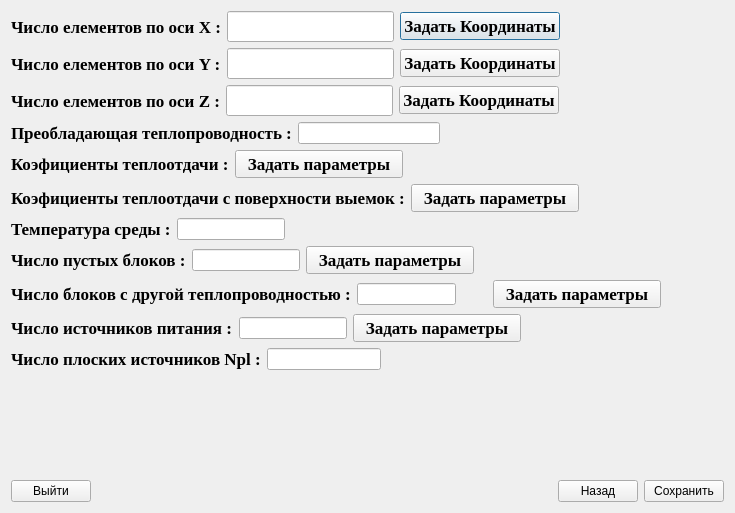
<?xml version="1.0" encoding="UTF-8"?>
<ui version="4.0">
 <class>DataEditDialog</class>
 <widget class="QDialog" name="DataEditDialog">
  <property name="geometry">
   <rect>
    <x>0</x>
    <y>0</y>
    <width>735</width>
    <height>513</height>
   </rect>
  </property>
  <property name="windowTitle">
   <string>Dialog</string>
  </property>
  <layout class="QVBoxLayout" name="verticalLayout_4">
   <item>
    <layout class="QVBoxLayout" name="verticalLayout_3">
     <item>
      <layout class="QVBoxLayout" name="verticalLayout">
       <item>
        <layout class="QHBoxLayout" name="horizontalLayout">
         <item>
          <widget class="QLabel" name="label">
           <property name="font">
            <font>
             <family>Times New Roman</family>
             <pointsize>13</pointsize>
             <weight>75</weight>
             <bold>true</bold>
            </font>
           </property>
           <property name="text">
            <string>Число елементов по оси X :</string>
           </property>
          </widget>
         </item>
         <item>
          <widget class="QLineEdit" name="lineEdit_Count_CoordBy_X">
           <property name="maximumSize">
            <size>
             <width>167</width>
             <height>167</height>
            </size>
           </property>
           <property name="font">
            <font>
             <pointsize>14</pointsize>
            </font>
           </property>
           <property name="maxLength">
            <number>32</number>
           </property>
          </widget>
         </item>
         <item>
          <widget class="QPushButton" name="pushButton_SetCount_CoordBy_X">
           <property name="font">
            <font>
             <family>Times New Roman</family>
             <pointsize>13</pointsize>
             <weight>75</weight>
             <bold>true</bold>
            </font>
           </property>
           <property name="text">
            <string>Задать Координаты</string>
           </property>
          </widget>
         </item>
         <item>
          <spacer name="horizontalSpacer_17">
           <property name="orientation">
            <enum>Qt::Horizontal</enum>
           </property>
           <property name="sizeHint" stdset="0">
            <size>
             <width>40</width>
             <height>20</height>
            </size>
           </property>
          </spacer>
         </item>
         <item>
          <spacer name="horizontalSpacer_2">
           <property name="font">
            <font>
             <pointsize>14</pointsize>
            </font>
           </property>
           <property name="orientation">
            <enum>Qt::Horizontal</enum>
           </property>
           <property name="sizeHint" stdset="0">
            <size>
             <width>40</width>
             <height>20</height>
            </size>
           </property>
          </spacer>
         </item>
        </layout>
       </item>
       <item>
        <layout class="QHBoxLayout" name="horizontalLayout_2">
         <item>
          <widget class="QLabel" name="label_8">
           <property name="font">
            <font>
             <family>Times New Roman</family>
             <pointsize>13</pointsize>
             <weight>75</weight>
             <bold>true</bold>
            </font>
           </property>
           <property name="text">
            <string>Число елементов по оси Y :</string>
           </property>
          </widget>
         </item>
         <item>
          <widget class="QLineEdit" name="lineEdit_Count_CoordBy_Y">
           <property name="maximumSize">
            <size>
             <width>167</width>
             <height>167</height>
            </size>
           </property>
           <property name="font">
            <font>
             <pointsize>14</pointsize>
            </font>
           </property>
          </widget>
         </item>
         <item>
          <widget class="QPushButton" name="pushButton_SetCount_CoordBy_Y">
           <property name="font">
            <font>
             <family>Times New Roman</family>
             <pointsize>13</pointsize>
             <weight>75</weight>
             <bold>true</bold>
            </font>
           </property>
           <property name="text">
            <string>Задать Координаты</string>
           </property>
          </widget>
         </item>
         <item>
          <spacer name="horizontalSpacer_22">
           <property name="orientation">
            <enum>Qt::Horizontal</enum>
           </property>
           <property name="sizeHint" stdset="0">
            <size>
             <width>40</width>
             <height>20</height>
            </size>
           </property>
          </spacer>
         </item>
         <item>
          <spacer name="horizontalSpacer_4">
           <property name="font">
            <font>
             <pointsize>14</pointsize>
            </font>
           </property>
           <property name="orientation">
            <enum>Qt::Horizontal</enum>
           </property>
           <property name="sizeHint" stdset="0">
            <size>
             <width>40</width>
             <height>20</height>
            </size>
           </property>
          </spacer>
         </item>
        </layout>
       </item>
       <item>
        <layout class="QHBoxLayout" name="horizontalLayout_3">
         <item>
          <widget class="QLabel" name="label_9">
           <property name="font">
            <font>
             <family>Times New Roman</family>
             <pointsize>13</pointsize>
             <weight>75</weight>
             <bold>true</bold>
            </font>
           </property>
           <property name="text">
            <string>Число елементов по оси Z :</string>
           </property>
          </widget>
         </item>
         <item>
          <widget class="QLineEdit" name="lineEdit_Count_CoordBy_Z">
           <property name="maximumSize">
            <size>
             <width>167</width>
             <height>167</height>
            </size>
           </property>
           <property name="font">
            <font>
             <pointsize>14</pointsize>
            </font>
           </property>
          </widget>
         </item>
         <item>
          <widget class="QPushButton" name="pushButton_SetCount_CoordBy_Z">
           <property name="font">
            <font>
             <family>Times New Roman</family>
             <pointsize>13</pointsize>
             <weight>75</weight>
             <bold>true</bold>
            </font>
           </property>
           <property name="text">
            <string>Задать Координаты</string>
           </property>
          </widget>
         </item>
         <item>
          <spacer name="horizontalSpacer_23">
           <property name="orientation">
            <enum>Qt::Horizontal</enum>
           </property>
           <property name="sizeHint" stdset="0">
            <size>
             <width>40</width>
             <height>20</height>
            </size>
           </property>
          </spacer>
         </item>
         <item>
          <spacer name="horizontalSpacer_6">
           <property name="font">
            <font>
             <pointsize>14</pointsize>
            </font>
           </property>
           <property name="orientation">
            <enum>Qt::Horizontal</enum>
           </property>
           <property name="sizeHint" stdset="0">
            <size>
             <width>40</width>
             <height>20</height>
            </size>
           </property>
          </spacer>
         </item>
        </layout>
       </item>
      </layout>
     </item>
     <item>
      <layout class="QVBoxLayout" name="verticalLayout_2">
       <item>
        <layout class="QHBoxLayout" name="horizontalLayout_11">
         <item>
          <widget class="QLabel" name="label_4">
           <property name="font">
            <font>
             <family>Times New Roman</family>
             <pointsize>13</pointsize>
             <weight>75</weight>
             <bold>true</bold>
            </font>
           </property>
           <property name="text">
            <string>Преобладающая теплопроводность :</string>
           </property>
          </widget>
         </item>
         <item>
          <widget class="QLineEdit" name="lineEdit_MainTranscalancy"/>
         </item>
         <item>
          <spacer name="horizontalSpacer_7">
           <property name="orientation">
            <enum>Qt::Horizontal</enum>
           </property>
           <property name="sizeHint" stdset="0">
            <size>
             <width>40</width>
             <height>20</height>
            </size>
           </property>
          </spacer>
         </item>
         <item>
          <spacer name="horizontalSpacer">
           <property name="orientation">
            <enum>Qt::Horizontal</enum>
           </property>
           <property name="sizeHint" stdset="0">
            <size>
             <width>40</width>
             <height>20</height>
            </size>
           </property>
          </spacer>
         </item>
        </layout>
       </item>
       <item>
        <layout class="QHBoxLayout" name="horizontalLayout_10">
         <item>
          <widget class="QLabel" name="label_5">
           <property name="font">
            <font>
             <family>Times New Roman</family>
             <pointsize>13</pointsize>
             <weight>75</weight>
             <bold>true</bold>
            </font>
           </property>
           <property name="text">
            <string>Коэфициенты теплоотдачи :</string>
           </property>
          </widget>
         </item>
         <item>
          <widget class="QPushButton" name="pushButton_SetHeatCoefficient">
           <property name="font">
            <font>
             <family>Times New Roman</family>
             <pointsize>13</pointsize>
             <weight>75</weight>
             <bold>true</bold>
            </font>
           </property>
           <property name="text">
            <string>  Задать параметры  </string>
           </property>
          </widget>
         </item>
         <item>
          <spacer name="horizontalSpacer_8">
           <property name="orientation">
            <enum>Qt::Horizontal</enum>
           </property>
           <property name="sizeHint" stdset="0">
            <size>
             <width>40</width>
             <height>20</height>
            </size>
           </property>
          </spacer>
         </item>
        </layout>
       </item>
       <item>
        <layout class="QHBoxLayout" name="horizontalLayout_9">
         <item>
          <widget class="QLabel" name="label_10">
           <property name="font">
            <font>
             <family>Times New Roman</family>
             <pointsize>13</pointsize>
             <weight>75</weight>
             <bold>true</bold>
            </font>
           </property>
           <property name="text">
            <string>Коэфициенты теплоотдачи с поверхности выемок :</string>
           </property>
          </widget>
         </item>
         <item>
          <widget class="QPushButton" name="pushButton_SetHoleHeatCollection">
           <property name="font">
            <font>
             <family>Times New Roman</family>
             <pointsize>13</pointsize>
             <weight>75</weight>
             <bold>true</bold>
            </font>
           </property>
           <property name="text">
            <string>  Задать параметры  </string>
           </property>
          </widget>
         </item>
         <item>
          <spacer name="horizontalSpacer_3">
           <property name="orientation">
            <enum>Qt::Horizontal</enum>
           </property>
           <property name="sizeHint" stdset="0">
            <size>
             <width>40</width>
             <height>20</height>
            </size>
           </property>
          </spacer>
         </item>
         <item>
          <spacer name="horizontalSpacer_9">
           <property name="orientation">
            <enum>Qt::Horizontal</enum>
           </property>
           <property name="sizeHint" stdset="0">
            <size>
             <width>40</width>
             <height>20</height>
            </size>
           </property>
          </spacer>
         </item>
        </layout>
       </item>
       <item>
        <layout class="QHBoxLayout" name="horizontalLayout_8">
         <item>
          <widget class="QLabel" name="label_11">
           <property name="font">
            <font>
             <family>Times New Roman</family>
             <pointsize>13</pointsize>
             <weight>75</weight>
             <bold>true</bold>
            </font>
           </property>
           <property name="text">
            <string>Температура среды :</string>
           </property>
          </widget>
         </item>
         <item>
          <widget class="QLineEdit" name="lineEdit_TemperatureEnvironment">
           <property name="enabled">
            <bool>true</bool>
           </property>
           <property name="sizePolicy">
            <sizepolicy hsizetype="Preferred" vsizetype="Fixed">
             <horstretch>0</horstretch>
             <verstretch>0</verstretch>
            </sizepolicy>
           </property>
           <property name="maximumSize">
            <size>
             <width>167</width>
             <height>167</height>
            </size>
           </property>
          </widget>
         </item>
         <item>
          <spacer name="horizontalSpacer_10">
           <property name="orientation">
            <enum>Qt::Horizontal</enum>
           </property>
           <property name="sizeHint" stdset="0">
            <size>
             <width>40</width>
             <height>20</height>
            </size>
           </property>
          </spacer>
         </item>
        </layout>
       </item>
       <item>
        <layout class="QHBoxLayout" name="horizontalLayout_4">
         <item>
          <widget class="QLabel" name="label_3">
           <property name="font">
            <font>
             <family>Times New Roman</family>
             <pointsize>13</pointsize>
             <weight>75</weight>
             <bold>true</bold>
            </font>
           </property>
           <property name="text">
            <string>Число пустых блоков :</string>
           </property>
          </widget>
         </item>
         <item>
          <widget class="QLineEdit" name="lineEdit_CuntEmptyBlocks"/>
         </item>
         <item>
          <widget class="QPushButton" name="pushButton_SetEmptyBlocks">
           <property name="font">
            <font>
             <family>Times New Roman</family>
             <pointsize>13</pointsize>
             <weight>75</weight>
             <bold>true</bold>
            </font>
           </property>
           <property name="text">
            <string>  Задать параметры  </string>
           </property>
          </widget>
         </item>
         <item>
          <spacer name="horizontalSpacer_12">
           <property name="orientation">
            <enum>Qt::Horizontal</enum>
           </property>
           <property name="sizeHint" stdset="0">
            <size>
             <width>20</width>
             <height>20</height>
            </size>
           </property>
          </spacer>
         </item>
         <item>
          <spacer name="horizontalSpacer_24">
           <property name="orientation">
            <enum>Qt::Horizontal</enum>
           </property>
           <property name="sizeHint" stdset="0">
            <size>
             <width>40</width>
             <height>20</height>
            </size>
           </property>
          </spacer>
         </item>
         <item>
          <spacer name="horizontalSpacer_18">
           <property name="orientation">
            <enum>Qt::Horizontal</enum>
           </property>
           <property name="sizeHint" stdset="0">
            <size>
             <width>40</width>
             <height>20</height>
            </size>
           </property>
          </spacer>
         </item>
        </layout>
       </item>
       <item>
        <layout class="QHBoxLayout" name="horizontalLayout_5">
         <item>
          <widget class="QLabel" name="label_2">
           <property name="font">
            <font>
             <family>Times New Roman</family>
             <pointsize>13</pointsize>
             <weight>75</weight>
             <bold>true</bold>
            </font>
           </property>
           <property name="text">
            <string>Число блоков с другой теплопроводностью :</string>
           </property>
          </widget>
         </item>
         <item>
          <widget class="QLineEdit" name="lineEdit_countAnotherTrancalancy"/>
         </item>
         <item>
          <spacer name="horizontalSpacer_14">
           <property name="orientation">
            <enum>Qt::Horizontal</enum>
           </property>
           <property name="sizeHint" stdset="0">
            <size>
             <width>40</width>
             <height>20</height>
            </size>
           </property>
          </spacer>
         </item>
         <item>
          <widget class="QPushButton" name="pushButton_SetcountAnotherTrancalancy">
           <property name="font">
            <font>
             <family>Times New Roman</family>
             <pointsize>13</pointsize>
             <weight>75</weight>
             <bold>true</bold>
            </font>
           </property>
           <property name="text">
            <string>  Задать параметры  </string>
           </property>
          </widget>
         </item>
         <item>
          <spacer name="horizontalSpacer_25">
           <property name="orientation">
            <enum>Qt::Horizontal</enum>
           </property>
           <property name="sizeHint" stdset="0">
            <size>
             <width>40</width>
             <height>20</height>
            </size>
           </property>
          </spacer>
         </item>
         <item>
          <spacer name="horizontalSpacer_19">
           <property name="orientation">
            <enum>Qt::Horizontal</enum>
           </property>
           <property name="sizeHint" stdset="0">
            <size>
             <width>40</width>
             <height>20</height>
            </size>
           </property>
          </spacer>
         </item>
        </layout>
       </item>
       <item>
        <layout class="QHBoxLayout" name="horizontalLayout_6">
         <property name="sizeConstraint">
          <enum>QLayout::SetNoConstraint</enum>
         </property>
         <item>
          <widget class="QLabel" name="label_6">
           <property name="font">
            <font>
             <family>Times New Roman</family>
             <pointsize>13</pointsize>
             <weight>75</weight>
             <bold>true</bold>
            </font>
           </property>
           <property name="text">
            <string>Число источников питания :</string>
           </property>
          </widget>
         </item>
         <item>
          <widget class="QLineEdit" name="lineEdit_countNQ"/>
         </item>
         <item>
          <widget class="QPushButton" name="pushButton_SetCountNQ">
           <property name="font">
            <font>
             <family>Times New Roman</family>
             <pointsize>13</pointsize>
             <weight>75</weight>
             <bold>true</bold>
            </font>
           </property>
           <property name="text">
            <string>  Задать параметры  </string>
           </property>
          </widget>
         </item>
         <item>
          <spacer name="horizontalSpacer_16">
           <property name="orientation">
            <enum>Qt::Horizontal</enum>
           </property>
           <property name="sizeHint" stdset="0">
            <size>
             <width>40</width>
             <height>20</height>
            </size>
           </property>
          </spacer>
         </item>
         <item>
          <spacer name="horizontalSpacer_26">
           <property name="orientation">
            <enum>Qt::Horizontal</enum>
           </property>
           <property name="sizeHint" stdset="0">
            <size>
             <width>40</width>
             <height>20</height>
            </size>
           </property>
          </spacer>
         </item>
         <item>
          <spacer name="horizontalSpacer_20">
           <property name="orientation">
            <enum>Qt::Horizontal</enum>
           </property>
           <property name="sizeHint" stdset="0">
            <size>
             <width>40</width>
             <height>20</height>
            </size>
           </property>
          </spacer>
         </item>
        </layout>
       </item>
       <item>
        <layout class="QHBoxLayout" name="horizontalLayout_7">
         <item>
          <widget class="QLabel" name="label_7">
           <property name="font">
            <font>
             <family>Times New Roman</family>
             <pointsize>13</pointsize>
             <weight>75</weight>
             <bold>true</bold>
            </font>
           </property>
           <property name="text">
            <string>Число плоских источников Npl :</string>
           </property>
          </widget>
         </item>
         <item>
          <widget class="QLineEdit" name="lineEdit_CountFlatNp">
           <property name="maximumSize">
            <size>
             <width>166</width>
             <height>167</height>
            </size>
           </property>
           <property name="layoutDirection">
            <enum>Qt::LeftToRight</enum>
           </property>
          </widget>
         </item>
         <item>
          <spacer name="horizontalSpacer_15">
           <property name="orientation">
            <enum>Qt::Horizontal</enum>
           </property>
           <property name="sizeHint" stdset="0">
            <size>
             <width>40</width>
             <height>20</height>
            </size>
           </property>
          </spacer>
         </item>
         <item>
          <spacer name="horizontalSpacer_11">
           <property name="orientation">
            <enum>Qt::Horizontal</enum>
           </property>
           <property name="sizeHint" stdset="0">
            <size>
             <width>40</width>
             <height>20</height>
            </size>
           </property>
          </spacer>
         </item>
         <item>
          <spacer name="horizontalSpacer_13">
           <property name="orientation">
            <enum>Qt::Horizontal</enum>
           </property>
           <property name="sizeHint" stdset="0">
            <size>
             <width>40</width>
             <height>20</height>
            </size>
           </property>
          </spacer>
         </item>
        </layout>
       </item>
      </layout>
     </item>
    </layout>
   </item>
   <item>
    <spacer name="verticalSpacer">
     <property name="orientation">
      <enum>Qt::Vertical</enum>
     </property>
     <property name="sizeHint" stdset="0">
      <size>
       <width>20</width>
       <height>40</height>
      </size>
     </property>
    </spacer>
   </item>
   <item>
    <layout class="QHBoxLayout" name="horizontalLayout_12">
     <item>
      <widget class="QPushButton" name="pushButton_9">
       <property name="text">
        <string>Выйти</string>
       </property>
      </widget>
     </item>
     <item>
      <spacer name="horizontalSpacer_21">
       <property name="orientation">
        <enum>Qt::Horizontal</enum>
       </property>
       <property name="sizeHint" stdset="0">
        <size>
         <width>40</width>
         <height>20</height>
        </size>
       </property>
      </spacer>
     </item>
     <item>
      <widget class="QPushButton" name="pushButton_8">
       <property name="text">
        <string>Назад</string>
       </property>
      </widget>
     </item>
     <item>
      <widget class="QPushButton" name="Save">
       <property name="text">
        <string>Сохранить</string>
       </property>
      </widget>
     </item>
    </layout>
   </item>
  </layout>
 </widget>
 <resources/>
 <connections/>
</ui>
